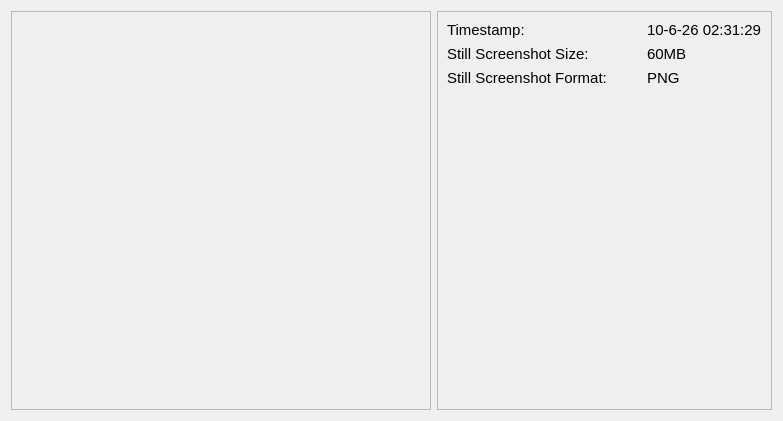
                          <widget class="QWidget" name="descriptionstillscreenshot_tab">
                           <attribute name="title">
                            <string>Still Screenshot</string>
                           </attribute>
                           <layout class="QGridLayout" name="gridLayout_27">
                            <item row="0" column="0">
                             <widget class="QFrame" name="descriptionvideo_frame_2">
                              <property name="maximumSize">
                               <size>
                                <width>500</width>
                                <height>16777215</height>
                               </size>
                              </property>
                              <property name="frameShape">
                               <enum>QFrame::StyledPanel</enum>
                              </property>
                              <property name="frameShadow">
                               <enum>QFrame::Raised</enum>
                              </property>
                              <layout class="QGridLayout" name="gridLayout_29">
                               <item row="0" column="0">
                                <widget class="QLabel" name="label_89">
                                 <property name="minimumSize">
                                  <size>
                                   <width>400</width>
                                   <height>379</height>
                                  </size>
                                 </property>
                                 <property name="text">
                                  <string>&lt;html&gt;&lt;head/&gt;&lt;body&gt;&lt;p&gt;&lt;img src=&quot;:/pics_for_detailedview/stillscreenshot_detailedview.jpg&quot;/&gt;&lt;/p&gt;&lt;/body&gt;&lt;/html&gt;</string>
                                 </property>
                                </widget>
                               </item>
                              </layout>
                             </widget>
                            </item>
                            <item row="0" column="1">
                             <widget class="QFrame" name="frame">
                              <property name="frameShape">
                               <enum>QFrame::StyledPanel</enum>
                              </property>
                              <property name="frameShadow">
                               <enum>QFrame::Raised</enum>
                              </property>
                              <layout class="QFormLayout" name="formLayout_3">
                               <property name="horizontalSpacing">
                                <number>40</number>
                               </property>
                               <item row="0" column="0">
                                <widget class="QLabel" name="descriptionvideo_timestamp_label_7">
                                 <property name="font">
                                  <font>
                                   <pointsize>11</pointsize>
                                  </font>
                                 </property>
                                 <property name="text">
                                  <string>Timestamp:</string>
                                 </property>
                                 <property name="alignment">
                                  <set>Qt::AlignLeading|Qt::AlignLeft|Qt::AlignVCenter</set>
                                 </property>
                                </widget>
                               </item>
                               <item row="0" column="1">
                                <widget class="QLabel" name="label_47">
                                 <property name="font">
                                  <font>
                                   <pointsize>11</pointsize>
                                  </font>
                                 </property>
                                 <property name="text">
                                  <string>10-6-26 02:31:29</string>
                                 </property>
                                 <property name="alignment">
                                  <set>Qt::AlignLeading|Qt::AlignLeft|Qt::AlignVCenter</set>
                                 </property>
                                </widget>
                               </item>
                               <item row="1" column="0">
                                <widget class="QLabel" name="descriptionvideo_timestamp_label_6">
                                 <property name="font">
                                  <font>
                                   <pointsize>11</pointsize>
                                  </font>
                                 </property>
                                 <property name="text">
                                  <string>Still Screenshot Size:</string>
                                 </property>
                                 <property name="alignment">
                                  <set>Qt::AlignLeading|Qt::AlignLeft|Qt::AlignVCenter</set>
                                 </property>
                                </widget>
                               </item>
                               <item row="1" column="1">
                                <widget class="QLabel" name="label_46">
                                 <property name="font">
                                  <font>
                                   <pointsize>11</pointsize>
                                  </font>
                                 </property>
                                 <property name="text">
                                  <string>60MB</string>
                                 </property>
                                 <property name="alignment">
                                  <set>Qt::AlignLeading|Qt::AlignLeft|Qt::AlignVCenter</set>
                                 </property>
                                </widget>
                               </item>
                               <item row="2" column="0">
                                <widget class="QLabel" name="descriptionvideo_timestamp_label_5">
                                 <property name="font">
                                  <font>
                                   <pointsize>11</pointsize>
                                  </font>
                                 </property>
                                 <property name="text">
                                  <string>Still Screenshot Format:</string>
                                 </property>
                                 <property name="alignment">
                                  <set>Qt::AlignLeading|Qt::AlignLeft|Qt::AlignVCenter</set>
                                 </property>
                                </widget>
                               </item>
                               <item row="2" column="1">
                                <widget class="QLabel" name="label_45">
                                 <property name="font">
                                  <font>
                                   <pointsize>11</pointsize>
                                  </font>
                                 </property>
                                 <property name="text">
                                  <string>PNG</string>
                                 </property>
                                 <property name="alignment">
                                  <set>Qt::AlignLeading|Qt::AlignLeft|Qt::AlignVCenter</set>
                                 </property>
                                </widget>
                               </item>
                              </layout>
                             </widget>
                            </item>
                           </layout>
                          </widget>
